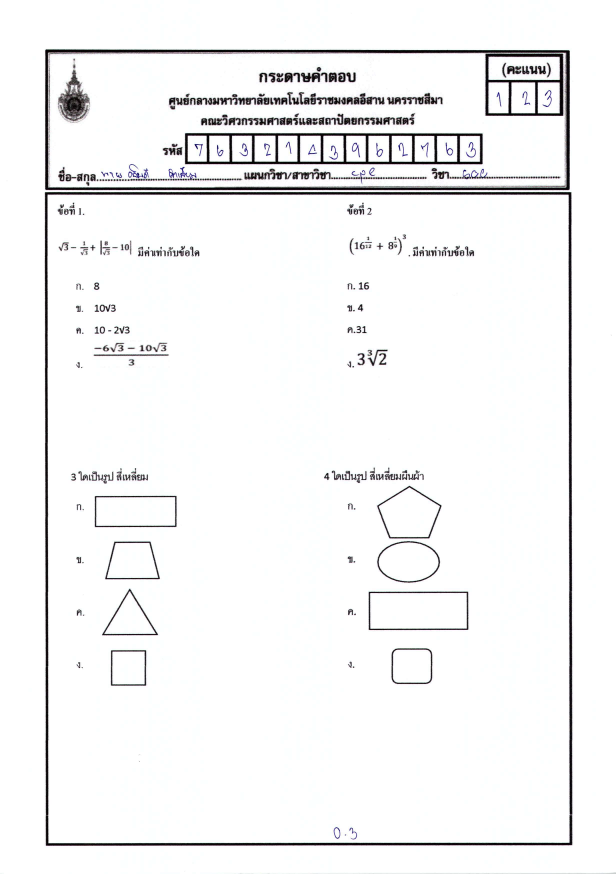
#> input picture scan/f10.jpg, 2464 x 3496 px, found by its file name (shown at 1/4 size)
$ python detect_number.py
#> lines starting #> are read from the running program, lines starting #| are printed output that depends on the picture; after the words box and inside, x2 and y2 are one past the last pixel; in counts of white or black regions, pixels touching at a corner belong together
import cv2
import numpy as np

image = cv2.imread("scan/f10.jpg")
#> image is the input picture: shape (3496, 2464, 3); mean B, G, R 244.6, 244.2, 244.2
# arr = []
gray=cv2.cvtColor(image,cv2.COLOR_BGR2GRAY)
(thresh, Img_First) = cv2.threshold(gray, 140, 255, cv2.THRESH_BINARY)
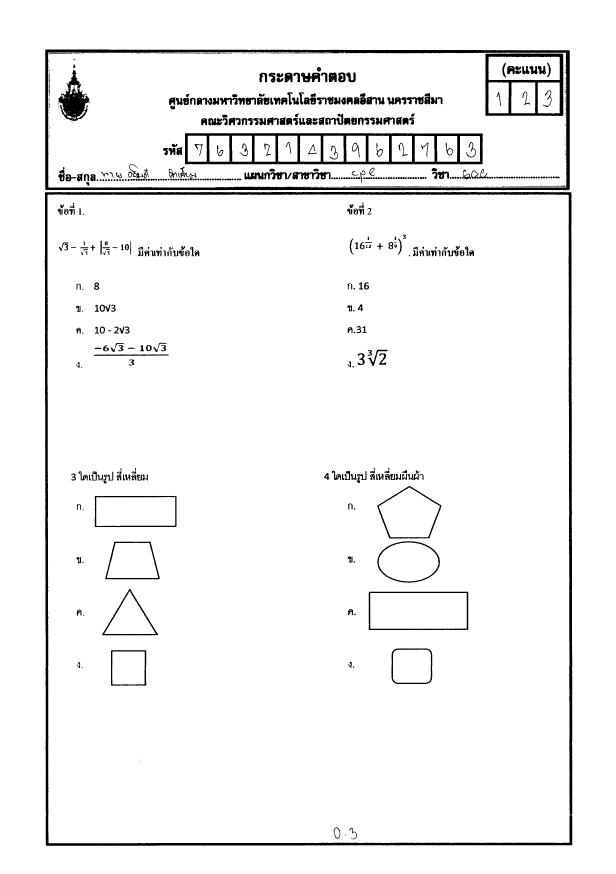
#> Img_First: shape (3496, 2464) (shown at 1/4 size); 95.7% white; 703 black regions (274 under 20 px), largest, box (x1, y1, x2, y2) and area: (179, 768, 2290, 3383) 96879, (181, 198, 2279, 761) 60051, (739, 532, 1931, 657) 39289


w,h = Img_First.shape
#> w = 3496; h = 2464
print(w,h)
#| 3496 2464
UpperAndLower_Cut = Img_First[0 : 1234,0:w]
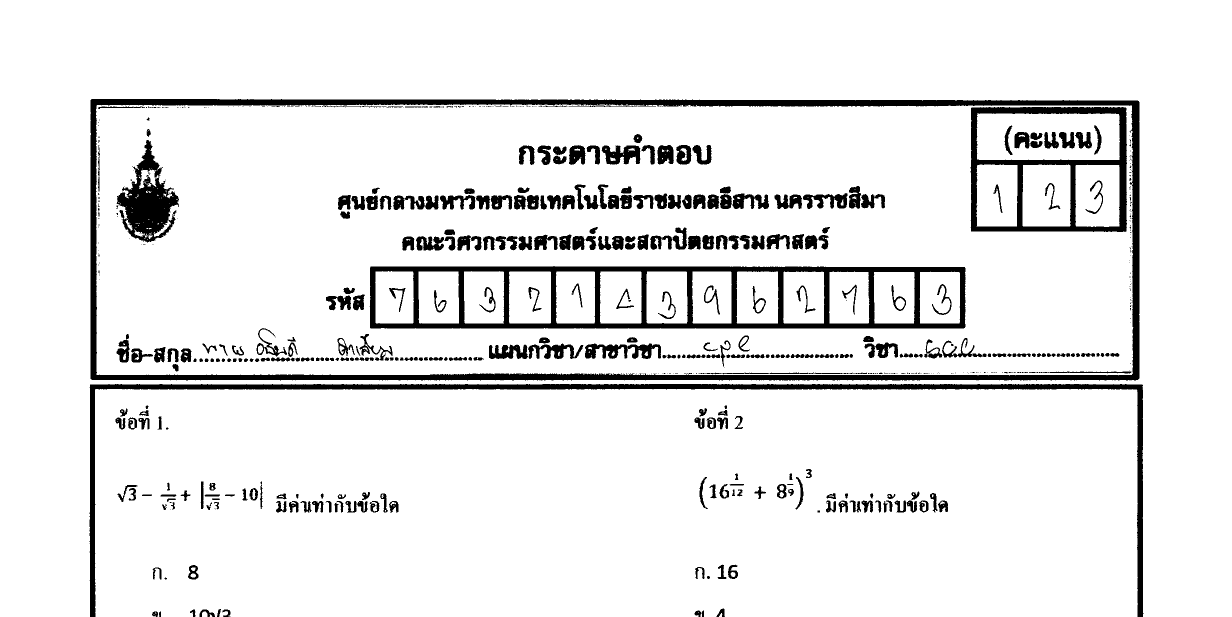
#> UpperAndLower_Cut: shape (1234, 2464) (shown at 1/2 size); 91.5% white; 604 black regions (263 under 20 px), largest, box (x1, y1, x2, y2) and area: (181, 198, 2279, 761) 60051, (739, 532, 1931, 657) 39289, (179, 768, 2287, 1234) 30639
print(UpperAndLower_Cut)
#> (printed output is left out)
# cv2.imshow("sad",UpperAndLower_Cut)
UpperAndLower_Cut2 = Img_First[0 : 680,0:w]
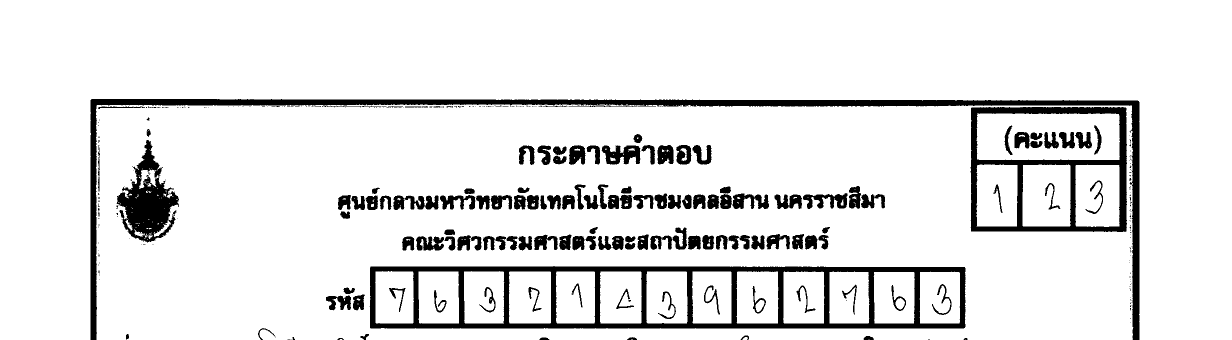
#> UpperAndLower_Cut2: shape (680, 2464) (shown at 1/2 size); 90.1% white; 322 black regions (185 under 20 px), largest, box (x1, y1, x2, y2) and area: (739, 532, 1931, 657) 39289, (181, 198, 2279, 680) 36065, (1941, 214, 2254, 464) 18433
img = cv2.resize(UpperAndLower_Cut2,(1234,340))
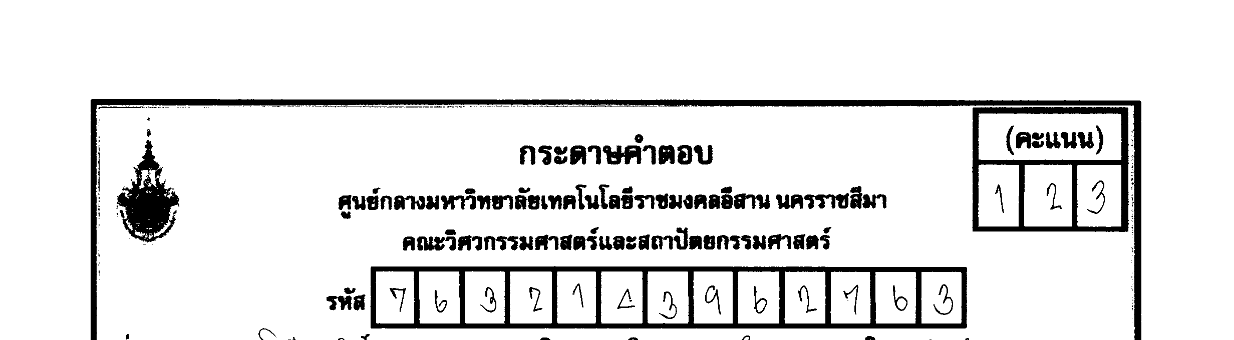
#> img: shape (340, 1234); min 0, max 255, mean 229.8
cv2.imwrite("testscane/img.png",img)
cv2.waitKey(0)
